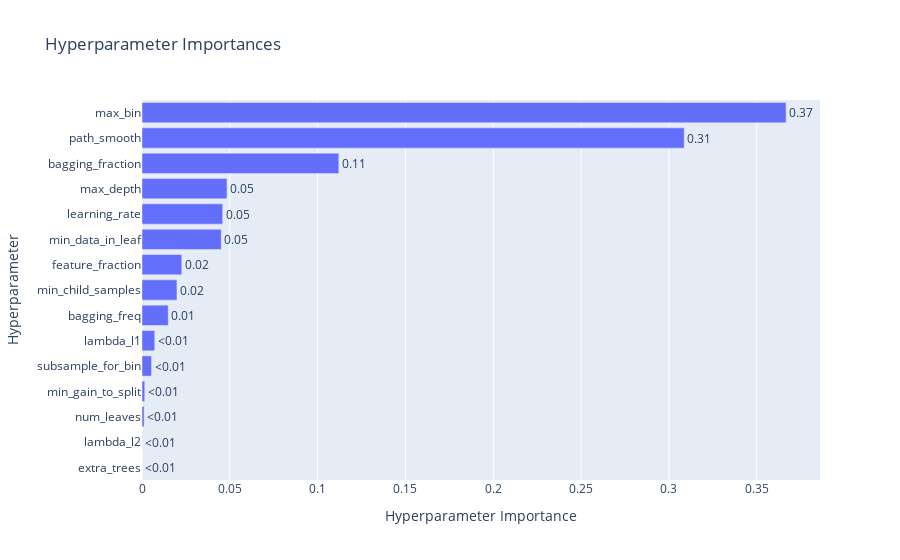

Source (notebook cell):
### Code cell
optuna.visualization.plot_param_importances(study)

### Figure 1 — Plotly figure (JSON) as saved in the notebook; plotly's stock layout.template omitted (floating-point values rounded to 4 significant figures)
{"data": [{"cliponaxis": false, "hovertemplate": ["extra_trees (CategoricalDistribution): 0.0<extra></extra>", "lambda_l2 (FloatDistribution): 7.499943587269543e-05<extra></extra>", "num_leaves (IntDistribution): 0.0011998485269598112<extra></extra>", "min_gain_to_split (FloatDistribution): 0.001569429949892529<extra></extra>", "subsample_for_bin (IntDistribution): 0.005440346776555112<extra></extra>", "lambda_l1 (FloatDistribution): 0.007257655659105762<extra></extra>", "bagging_freq (IntDistribution): 0.014939028821319918<extra></extra>", "min_child_samples (IntDistribution): 0.01991113363907578<extra></extra>", "feature_fraction (FloatDistribution): 0.022661327134521982<extra></extra>", "min_data_in_leaf (IntDistribution): 0.045121946243902256<extra></extra>", "learning_rate (FloatDistribution): 0.045942905713139845<extra></extra>", "max_depth (IntDistribution): 0.048389472299454006<extra></extra>", "bagging_fraction (FloatDistribution): 0.11206329734847892<extra></extra>", "path_smooth (FloatDistribution): 0.30871243333615134<extra></extra>", "max_bin (IntDistribution): 0.36671617511557003<extra></extra>"], "name": "Objective Value", "orientation": "h", "text": ["<0.01", "<0.01", "<0.01", "<0.01", "<0.01", "<0.01", "0.01", "0.02", "0.02", "0.05", "0.05", "0.05", "0.11", "0.31", "0.37"], "textposition": "outside", "type": "bar", "x": [0, 7.5e-05, 0.0012, 0.001569, 0.00544, 0.007258, 0.01494, 0.01991, 0.02266, 0.04512, 0.04594, 0.04839, 0.1121, 0.3087, 0.3667], "y": ["extra_trees", "lambda_l2", "num_leaves", "min_gain_to_split", "subsample_for_bin", "lambda_l1", "bagging_freq", "min_child_samples", "feature_fraction", "min_data_in_leaf", "learning_rate", "max_depth", "bagging_fraction", "path_smooth", "max_bin"]}], "layout": {"title": {"text": "Hyperparameter Importances"}, "xaxis": {"title": {"text": "Hyperparameter Importance"}}, "yaxis": {"title": {"text": "Hyperparameter"}}}}
